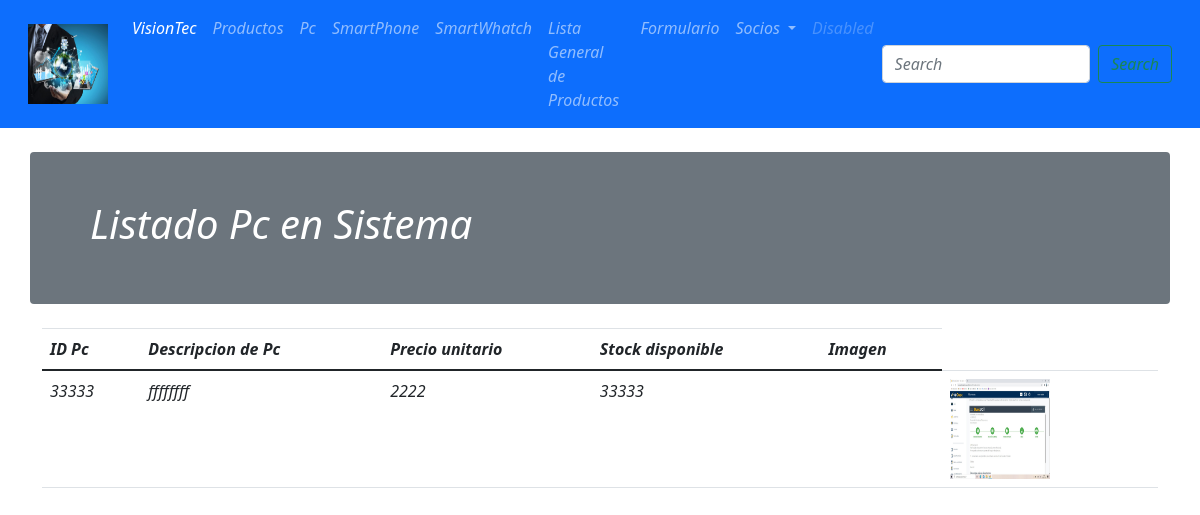
Screenshot of /lista_2/ with the database file from the repository.
### core/models.py (models this page shows, shortened)
class ProductoPC(models.Model):
    idProductoPC = models.CharField(primary_key=True,max_length=10,verbose_name='ID')
    descripcionPc = models.CharField(max_length=100,verbose_name='Descripción')
    precioPc = models.IntegerField(verbose_name='Precio Unitario')
    stockPc = models.IntegerField(verbose_name='Stock')
    imagenPc = models.ImageField(verbose_name='Imagen',upload_to='productos',null=True,blank=True)
    class Meta:
        verbose_name='productoPc'
        verbose_name_plural='productosPc'
        ordering = ['descripcionPc']

### core/views.py (the view)
# urls.py: path('lista_2/', core_views.lista2__, name='lista_2'),
def lista2__(request):
    productosPc = ProductoPC.objects.all()
    return render(request,"core/lista_2.html",{'productosPc':productosPc})

### core/templates/core/lista_2.html (shortened to what this page needs)
{% extends 'core/base.html' %}
{% block content %}
{% load static %}
    <div class="container justify-content-center">
        <div class="row bg-secondary text-white rounded p-5 mt-4 mb-4">
            <h1>Listado Pc en Sistema</h1>
        </div>
        <div class="row ">
            <div class="table-responsive">
                <table class="table table-hover ">
                    <thead>
                        <th>ID Pc</th>
                        <th>Descripcion de Pc</th>
                        <th>Precio unitario</th>
                        <th>Stock disponible</th>
                        <th>Imagen</th>
                    </thead>
                    <tbody>
                        {% for pc in productosPc %}
                         <tr>
                             <td>{{pc.idProductoPC}}</td>
                             <td>{{pc.descripcionPc}}</td>
                             <td>{{pc.precioPc}}</td>
                             <td>{{pc.stockPc}}</td>
                             {% if pc.imagenPc %}
                                    <td><td><img class="img-producto" src="{{pc.imagenPc.url}}" alt=""></td>
                                {% else %}
                                    <td><img class="img-productopc" src="{% static 'core/img/not-found-image.jpg' %}" alt=""></td>
                                {% endif %}
                             <td>
                             </td>
                         </tr>
                         {%endfor%}
                    </tbody>
                </table>
            </div>
        </div>
    </div>
{% endblock %}

### core/static/core/css/estilospropios.css (style rules this page uses)
.img-producto { width: 100px; height: 100px; }
* { font-style: italic; }

### rows the page displays
ProductoPC: idProductoPC "33333", descripcionPc "ffffffff", precioPc "2222", stockPc "33333", imagenPc (picture)
